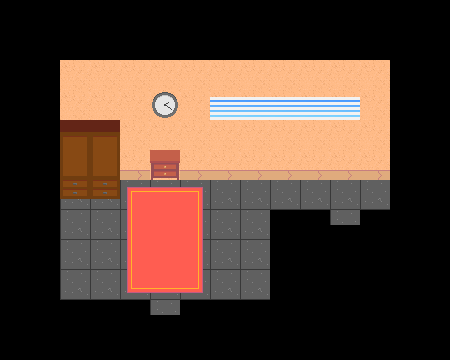

Below is a game level as drawn by its tile map, then a one-line description and the .tmx file that defines it, in full:
An orthogonal 15x12 tile map with 30x30 px tiles, 3 tile layers (Camada de Tiles 1 - 0, Camada de Tiles 2 - 0, Camada de Tiles 3 - 0), 3 hidden layers not drawn, 6 tilesets and 1 object (5).

<map version="1.2" tiledversion="1.3.0" orientation="orthogonal" renderorder="left-up" compressionlevel="0" width="15" height="12" tilewidth="30" tileheight="30" infinite="0" nextlayerid="12" nextobjectid="29">
 <properties>
  <property name="ENEMIES" value="madladcat-peacockpigeon-" />
 </properties>
 <tileset firstgid="1" source="../Tiles/Files/nature.tsx" />
 <tileset firstgid="26" source="../Tiles/Files/streets.tsx" />
 <tileset firstgid="91" name="buildings" tilewidth="30" tileheight="30" tilecount="25" columns="5">
  <image source="../Tiles/buildings.png" width="150" height="150" />
  <tile id="0">
   <properties>
    <property name="TYPE" value="wall" />
   </properties>
  </tile>
  <tile id="1">
   <properties>
    <property name="TYPE" value="wall" />
   </properties>
  </tile>
  <tile id="2">
   <properties>
    <property name="TYPE" value="wall" />
   </properties>
  </tile>
  <tile id="3">
   <properties>
    <property name="TYPE" value="wall" />
   </properties>
  </tile>
  <tile id="5">
   <properties>
    <property name="TYPE" value="wall" />
   </properties>
  </tile>
  <tile id="6">
   <properties>
    <property name="TYPE" value="wall" />
   </properties>
  </tile>
  <tile id="7">
   <properties>
    <property name="TYPE" value="wall" />
   </properties>
  </tile>
  <tile id="8">
   <properties>
    <property name="TYPE" value="wall" />
   </properties>
  </tile>
  <tile id="9">
   <properties>
    <property name="TYPE" value="wall" />
   </properties>
  </tile>
  <tile id="15">
   <properties>
    <property name="TYPE" value="wall" />
   </properties>
  </tile>
  <tile id="16">
   <properties>
    <property name="TYPE" value="wall" />
   </properties>
  </tile>
  <tile id="20">
   <properties>
    <property name="TYPE" value="wall" />
   </properties>
  </tile>
  <tile id="21">
   <properties>
    <property name="TYPE" value="wall" />
   </properties>
  </tile>
 </tileset>
 <tileset firstgid="116" source="../Tiles/Files/shop.tsx" />
 <tileset firstgid="172" source="../Tiles/Files/interior.tsx" />
 <tileset firstgid="214" source="../Tiles/Files/carpets.tsx" />
 <layer id="1" name="Camada de Tiles 1 - 0" width="15" height="12">
  <data encoding="csv">
0,0,0,0,0,0,0,0,0,0,0,0,0,0,0,
0,0,0,0,0,0,0,0,0,0,0,0,0,0,0,
0,0,184,184,184,184,184,184,184,184,184,184,184,0,0,
0,0,184,184,184,184,184,184,184,184,184,184,184,0,0,
0,0,184,184,184,184,184,184,184,184,184,184,184,0,0,
0,0,184,184,184,184,184,184,184,184,184,184,184,0,0,
0,0,203,203,203,203,203,203,203,203,203,203,203,0,0,
0,0,203,203,203,203,203,203,203,0,0,210,0,0,0,
0,0,203,203,203,203,203,203,203,0,0,0,0,0,0,
0,0,203,203,203,203,203,203,203,0,0,0,0,0,0,
0,0,0,0,0,210,0,0,0,0,0,0,0,0,0,
0,0,0,0,0,0,0,0,0,0,0,0,0,0,0
</data>
 </layer>
 <layer id="2" name="Camada de Tiles 1 - 1" width="15" height="12" visible="0">
  <data encoding="csv">
0,0,0,0,0,0,0,0,0,0,0,0,0,0,0,
0,0,0,0,0,0,0,0,0,0,0,0,0,0,0,
0,0,184,184,184,184,184,184,184,184,184,184,184,0,0,
0,0,184,184,184,184,184,184,184,184,184,184,184,0,0,
0,0,184,184,184,184,184,184,184,184,184,184,184,0,0,
0,0,184,184,184,184,184,184,184,184,184,184,184,0,0,
0,0,203,203,203,203,203,203,203,203,203,203,203,0,0,
0,0,203,203,203,203,203,203,203,0,0,210,0,0,0,
0,0,203,203,203,203,203,203,203,0,0,0,0,0,0,
0,0,203,203,203,203,203,203,203,0,0,0,0,0,0,
0,0,0,0,0,210,0,0,0,0,0,0,0,0,0,
0,0,0,0,0,0,0,0,0,0,0,0,0,0,0
</data>
 </layer>
 <layer id="3" name="Camada de Tiles 2 - 0" width="15" height="12">
  <data encoding="csv">
0,0,0,0,0,0,0,0,0,0,0,0,0,0,0,
0,0,0,0,0,0,0,0,0,0,0,0,0,0,0,
0,0,0,0,0,0,0,0,0,0,0,0,0,0,0,
0,0,0,0,0,176,0,181,181,181,181,181,0,0,0,
0,0,191,191,0,0,0,0,0,0,0,0,0,0,0,
0,0,198,198,196,164,196,196,196,196,196,196,196,0,0,
0,0,205,205,214,215,216,0,0,0,0,0,0,0,0,
0,0,0,0,224,225,226,0,0,0,0,0,0,0,0,
0,0,0,0,224,225,226,0,0,0,0,0,0,0,0,
0,0,0,0,234,235,236,0,0,0,0,0,0,0,0,
0,0,0,0,0,0,0,0,0,0,0,0,0,0,0,
0,0,0,0,0,0,0,0,0,0,0,0,0,0,0
</data>
 </layer>
 <layer id="4" name="Camada de Tiles 2 - 1" width="15" height="12" visible="0">
  <data encoding="csv">
0,0,0,0,0,0,0,0,0,0,0,0,0,0,0,
0,0,0,0,0,0,0,0,0,0,0,0,0,0,0,
0,0,0,0,0,0,0,0,0,0,0,0,0,0,0,
0,0,0,0,0,176,0,181,181,181,181,181,0,0,0,
0,0,191,191,0,0,0,0,0,0,0,0,0,0,0,
0,0,198,198,196,164,196,196,196,196,196,196,196,0,0,
0,0,205,205,214,215,216,0,0,0,0,0,0,0,0,
0,0,0,0,224,225,226,0,0,0,0,0,0,0,0,
0,0,0,0,224,225,226,0,0,0,0,0,0,0,0,
0,0,0,0,234,235,236,0,0,0,0,0,0,0,0,
0,0,0,0,0,0,0,0,0,0,0,0,0,0,0,
0,0,0,0,0,0,0,0,0,0,0,0,0,0,0
</data>
 </layer>
 <layer id="5" name="Camada de Tiles 3 - 0" width="15" height="12">
  <data encoding="csv">
0,0,0,0,0,0,0,0,0,0,0,0,0,0,0,
0,0,0,0,0,0,0,0,0,0,0,0,0,0,0,
0,0,0,0,0,0,0,0,0,0,0,0,0,0,0,
0,0,0,0,0,0,0,0,0,0,0,0,0,0,0,
0,0,0,0,0,0,0,0,0,0,0,0,0,0,0,
0,0,0,0,0,0,0,0,0,0,0,0,0,0,0,
0,0,0,0,0,0,0,0,0,0,0,0,0,0,0,
0,0,0,0,0,0,0,0,0,0,0,0,0,0,0,
0,0,0,0,0,0,0,0,0,0,0,0,0,0,0,
0,0,0,0,0,0,0,0,0,0,0,0,0,0,0,
0,0,0,0,0,0,0,0,0,0,0,0,0,0,0,
0,0,0,0,0,0,0,0,0,0,0,0,0,0,0
</data>
 </layer>
 <layer id="6" name="Camada de Tiles 3 - 1" width="15" height="12" visible="0">
  <data encoding="csv">
0,0,0,0,0,0,0,0,0,0,0,0,0,0,0,
0,0,0,0,0,0,0,0,0,0,0,0,0,0,0,
0,0,0,0,0,0,0,0,0,0,0,0,0,0,0,
0,0,0,0,0,0,0,0,0,0,0,0,0,0,0,
0,0,0,0,0,0,0,0,0,0,0,0,0,0,0,
0,0,0,0,0,0,0,0,0,0,0,0,0,0,0,
0,0,0,0,0,0,0,0,0,0,0,0,0,0,0,
0,0,0,0,0,0,0,0,0,0,0,0,0,0,0,
0,0,0,0,0,0,0,0,0,0,0,0,0,0,0,
0,0,0,0,0,0,0,0,0,0,0,0,0,0,0,
0,0,0,0,0,0,0,0,0,0,0,0,0,0,0,
0,0,0,0,0,0,0,0,0,0,0,0,0,0,0
</data>
 </layer>
 <objectgroup id="11" name="SIGNS" />
 <objectgroup id="10" name="PORTAL" />
 <objectgroup id="9" name="VEHICLES" />
 <objectgroup id="7" name="NPC">
  <object id="28" name="npc_0" type="5" x="64.0003" y="180.666" width="22.6667" height="30.6667">
   <properties>
    <property name="INDEX" value="1" />
    <property name="WHO" value="0" />
   </properties>
  </object>
 </objectgroup>
</map>
